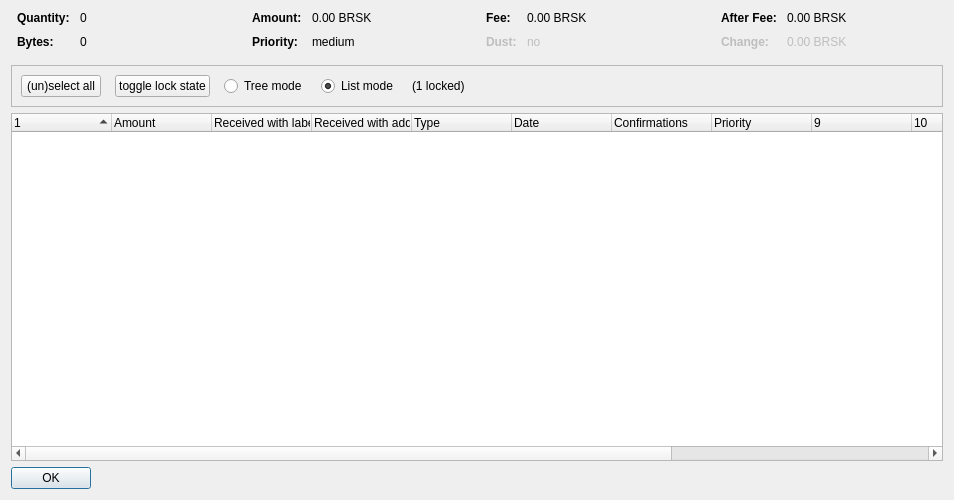
<?xml version="1.0" encoding="UTF-8"?>
<ui version="4.0">
 <class>CoinControlDialog</class>
 <widget class="QDialog" name="CoinControlDialog">
  <property name="geometry">
   <rect>
    <x>0</x>
    <y>0</y>
    <width>954</width>
    <height>500</height>
   </rect>
  </property>
  <property name="windowTitle">
   <string>Coin Selection</string>
  </property>
  <layout class="QVBoxLayout" name="verticalLayout">
   <item>
    <layout class="QHBoxLayout" name="horizontalLayoutTop" stretch="0,0,0,0">
     <property name="topMargin">
      <number>0</number>
     </property>
     <property name="bottomMargin">
      <number>10</number>
     </property>
     <item>
      <layout class="QFormLayout" name="formLayoutCoinControl1">
       <property name="horizontalSpacing">
        <number>10</number>
       </property>
       <property name="verticalSpacing">
        <number>10</number>
       </property>
       <property name="leftMargin">
        <number>6</number>
       </property>
       <property name="rightMargin">
        <number>6</number>
       </property>
       <item row="0" column="0">
        <widget class="QLabel" name="labelCoinControlQuantityText">
         <property name="font">
          <font>
           <weight>75</weight>
           <bold>true</bold>
          </font>
         </property>
         <property name="text">
          <string>Quantity:</string>
         </property>
        </widget>
       </item>
       <item row="0" column="1">
        <widget class="QLabel" name="labelCoinControlQuantity">
         <property name="cursor">
          <cursorShape>IBeamCursor</cursorShape>
         </property>
         <property name="contextMenuPolicy">
          <enum>Qt::ActionsContextMenu</enum>
         </property>
         <property name="text">
          <string notr="true">0</string>
         </property>
         <property name="textInteractionFlags">
          <set>Qt::LinksAccessibleByMouse|Qt::TextSelectableByKeyboard|Qt::TextSelectableByMouse</set>
         </property>
        </widget>
       </item>
       <item row="1" column="0">
        <widget class="QLabel" name="labelCoinControlBytesText">
         <property name="font">
          <font>
           <weight>75</weight>
           <bold>true</bold>
          </font>
         </property>
         <property name="text">
          <string>Bytes:</string>
         </property>
        </widget>
       </item>
       <item row="1" column="1">
        <widget class="QLabel" name="labelCoinControlBytes">
         <property name="cursor">
          <cursorShape>IBeamCursor</cursorShape>
         </property>
         <property name="contextMenuPolicy">
          <enum>Qt::ActionsContextMenu</enum>
         </property>
         <property name="text">
          <string notr="true">0</string>
         </property>
         <property name="textInteractionFlags">
          <set>Qt::LinksAccessibleByMouse|Qt::TextSelectableByKeyboard|Qt::TextSelectableByMouse</set>
         </property>
        </widget>
       </item>
      </layout>
     </item>
     <item>
      <layout class="QFormLayout" name="formLayoutCoinControl2">
       <property name="horizontalSpacing">
        <number>10</number>
       </property>
       <property name="verticalSpacing">
        <number>10</number>
       </property>
       <property name="leftMargin">
        <number>6</number>
       </property>
       <property name="rightMargin">
        <number>6</number>
       </property>
       <item row="0" column="0">
        <widget class="QLabel" name="labelCoinControlAmountText">
         <property name="font">
          <font>
           <weight>75</weight>
           <bold>true</bold>
          </font>
         </property>
         <property name="text">
          <string>Amount:</string>
         </property>
        </widget>
       </item>
       <item row="0" column="1">
        <widget class="QLabel" name="labelCoinControlAmount">
         <property name="cursor">
          <cursorShape>IBeamCursor</cursorShape>
         </property>
         <property name="contextMenuPolicy">
          <enum>Qt::ActionsContextMenu</enum>
         </property>
         <property name="text">
          <string notr="true">0.00 BRSK</string>
         </property>
         <property name="textInteractionFlags">
          <set>Qt::LinksAccessibleByMouse|Qt::TextSelectableByKeyboard|Qt::TextSelectableByMouse</set>
         </property>
        </widget>
       </item>
       <item row="1" column="0">
        <widget class="QLabel" name="labelCoinControlPriorityText">
         <property name="font">
          <font>
           <weight>75</weight>
           <bold>true</bold>
          </font>
         </property>
         <property name="text">
          <string>Priority:</string>
         </property>
        </widget>
       </item>
       <item row="1" column="1">
        <widget class="QLabel" name="labelCoinControlPriority">
         <property name="cursor">
          <cursorShape>IBeamCursor</cursorShape>
         </property>
         <property name="contextMenuPolicy">
          <enum>Qt::ActionsContextMenu</enum>
         </property>
         <property name="text">
          <string>medium</string>
         </property>
         <property name="textInteractionFlags">
          <set>Qt::LinksAccessibleByMouse|Qt::TextSelectableByKeyboard|Qt::TextSelectableByMouse</set>
         </property>
        </widget>
       </item>
      </layout>
     </item>
     <item>
      <layout class="QFormLayout" name="formLayoutCoinControl3">
       <property name="horizontalSpacing">
        <number>10</number>
       </property>
       <property name="verticalSpacing">
        <number>10</number>
       </property>
       <property name="leftMargin">
        <number>6</number>
       </property>
       <property name="rightMargin">
        <number>6</number>
       </property>
       <item row="0" column="0">
        <widget class="QLabel" name="labelCoinControlFeeText">
         <property name="font">
          <font>
           <weight>75</weight>
           <bold>true</bold>
          </font>
         </property>
         <property name="text">
          <string>Fee:</string>
         </property>
        </widget>
       </item>
       <item row="0" column="1">
        <widget class="QLabel" name="labelCoinControlFee">
         <property name="cursor">
          <cursorShape>IBeamCursor</cursorShape>
         </property>
         <property name="contextMenuPolicy">
          <enum>Qt::ActionsContextMenu</enum>
         </property>
         <property name="text">
          <string notr="true">0.00 BRSK</string>
         </property>
         <property name="textInteractionFlags">
          <set>Qt::LinksAccessibleByMouse|Qt::TextSelectableByKeyboard|Qt::TextSelectableByMouse</set>
         </property>
        </widget>
       </item>
       <item row="1" column="0">
        <widget class="QLabel" name="labelCoinControlLowOutputText">
         <property name="enabled">
          <bool>false</bool>
         </property>
         <property name="font">
          <font>
           <weight>75</weight>
           <bold>true</bold>
          </font>
         </property>
         <property name="text">
          <string>Dust:</string>
         </property>
        </widget>
       </item>
       <item row="1" column="1">
        <widget class="QLabel" name="labelCoinControlLowOutput">
         <property name="enabled">
          <bool>false</bool>
         </property>
         <property name="cursor">
          <cursorShape>IBeamCursor</cursorShape>
         </property>
         <property name="contextMenuPolicy">
          <enum>Qt::ActionsContextMenu</enum>
         </property>
         <property name="text">
          <string>no</string>
         </property>
         <property name="textInteractionFlags">
          <set>Qt::LinksAccessibleByMouse|Qt::TextSelectableByKeyboard|Qt::TextSelectableByMouse</set>
         </property>
        </widget>
       </item>
      </layout>
     </item>
     <item>
      <layout class="QFormLayout" name="formLayoutCoinControl4">
       <property name="horizontalSpacing">
        <number>10</number>
       </property>
       <property name="verticalSpacing">
        <number>10</number>
       </property>
       <property name="leftMargin">
        <number>6</number>
       </property>
       <property name="rightMargin">
        <number>6</number>
       </property>
       <item row="0" column="0">
        <widget class="QLabel" name="labelCoinControlAfterFeeText">
         <property name="font">
          <font>
           <weight>75</weight>
           <bold>true</bold>
          </font>
         </property>
         <property name="text">
          <string>After Fee:</string>
         </property>
        </widget>
       </item>
       <item row="0" column="1">
        <widget class="QLabel" name="labelCoinControlAfterFee">
         <property name="cursor">
          <cursorShape>IBeamCursor</cursorShape>
         </property>
         <property name="contextMenuPolicy">
          <enum>Qt::ActionsContextMenu</enum>
         </property>
         <property name="text">
          <string notr="true">0.00 BRSK</string>
         </property>
         <property name="textInteractionFlags">
          <set>Qt::LinksAccessibleByMouse|Qt::TextSelectableByKeyboard|Qt::TextSelectableByMouse</set>
         </property>
        </widget>
       </item>
       <item row="1" column="0">
        <widget class="QLabel" name="labelCoinControlChangeText">
         <property name="enabled">
          <bool>false</bool>
         </property>
         <property name="font">
          <font>
           <weight>75</weight>
           <bold>true</bold>
          </font>
         </property>
         <property name="text">
          <string>Change:</string>
         </property>
        </widget>
       </item>
       <item row="1" column="1">
        <widget class="QLabel" name="labelCoinControlChange">
         <property name="enabled">
          <bool>false</bool>
         </property>
         <property name="cursor">
          <cursorShape>IBeamCursor</cursorShape>
         </property>
         <property name="contextMenuPolicy">
          <enum>Qt::ActionsContextMenu</enum>
         </property>
         <property name="text">
          <string notr="true">0.00 BRSK</string>
         </property>
         <property name="textInteractionFlags">
          <set>Qt::LinksAccessibleByMouse|Qt::TextSelectableByKeyboard|Qt::TextSelectableByMouse</set>
         </property>
        </widget>
       </item>
      </layout>
     </item>
    </layout>
   </item>
   <item>
    <widget class="QFrame" name="frame">
     <property name="minimumSize">
      <size>
       <width>0</width>
       <height>40</height>
      </size>
     </property>
     <property name="frameShape">
      <enum>QFrame::StyledPanel</enum>
     </property>
     <property name="frameShadow">
      <enum>QFrame::Sunken</enum>
     </property>
     <layout class="QHBoxLayout" name="horizontalLayout">
      <item>
       <layout class="QHBoxLayout" name="horizontalLayoutPanel" stretch="0,0,0,0,0,0">
        <property name="spacing">
         <number>14</number>
        </property>
        <item>
         <widget class="QPushButton" name="pushButtonSelectAll">
          <property name="sizePolicy">
           <sizepolicy hsizetype="Maximum" vsizetype="Fixed">
            <horstretch>0</horstretch>
            <verstretch>0</verstretch>
           </sizepolicy>
          </property>
          <property name="text">
           <string>(un)select all</string>
          </property>
          <property name="autoDefault">
           <bool>false</bool>
          </property>
         </widget>
        </item>
        <item>
         <widget class="QPushButton" name="pushButtonToggleLock">
          <property name="sizePolicy">
           <sizepolicy hsizetype="Maximum" vsizetype="Fixed">
            <horstretch>0</horstretch>
            <verstretch>0</verstretch>
           </sizepolicy>
          </property>
          <property name="text">
           <string>toggle lock state</string>
          </property>
          <property name="autoDefault">
           <bool>false</bool>
          </property>
         </widget>
        </item>
        <item>
         <widget class="QRadioButton" name="radioTreeMode">
          <property name="sizePolicy">
           <sizepolicy hsizetype="Maximum" vsizetype="Fixed">
            <horstretch>0</horstretch>
            <verstretch>0</verstretch>
           </sizepolicy>
          </property>
          <property name="text">
           <string>Tree mode</string>
          </property>
         </widget>
        </item>
        <item>
         <widget class="QRadioButton" name="radioListMode">
          <property name="sizePolicy">
           <sizepolicy hsizetype="Maximum" vsizetype="Fixed">
            <horstretch>0</horstretch>
            <verstretch>0</verstretch>
           </sizepolicy>
          </property>
          <property name="text">
           <string>List mode</string>
          </property>
          <property name="checked">
           <bool>true</bool>
          </property>
         </widget>
        </item>
        <item>
         <widget class="QLabel" name="labelLocked">
          <property name="text">
           <string>(1 locked)</string>
          </property>
         </widget>
        </item>
        <item>
         <spacer name="horizontalSpacer">
          <property name="orientation">
           <enum>Qt::Horizontal</enum>
          </property>
          <property name="sizeHint" stdset="0">
           <size>
            <width>40</width>
            <height>20</height>
           </size>
          </property>
         </spacer>
        </item>
       </layout>
      </item>
     </layout>
    </widget>
   </item>
   <item>
    <widget class="CoinControlTreeWidget" name="treeWidget">
     <property name="contextMenuPolicy">
      <enum>Qt::CustomContextMenu</enum>
     </property>
     <property name="sortingEnabled">
      <bool>false</bool>
     </property>
     <property name="columnCount">
      <number>13</number>
     </property>
     <attribute name="headerShowSortIndicator" stdset="0">
      <bool>true</bool>
     </attribute>
     <attribute name="headerStretchLastSection">
      <bool>false</bool>
     </attribute>
     <column>
      <property name="text">
       <string/>
      </property>
     </column>
     <column>
      <property name="text">
       <string>Amount</string>
      </property>
     </column>
     <column>
      <property name="text">
       <string>Received with label</string>
      </property>
     </column>
     <column>
      <property name="text">
       <string>Received with address</string>
      </property>
     </column>
     <column>
      <property name="text">
	<string>Type</string>
      </property>
     </column>
     <column>
      <property name="text">	 
       <string>Date</string>
      </property>
     </column>
     <column>
      <property name="text">
       <string>Confirmations</string>
      </property>
      <property name="toolTip">
       <string>Confirmed</string>
      </property>
     </column>
     <column>
      <property name="text">
       <string>Priority</string>
      </property>
     </column>
     <column>
      <property name="text">
       <string/>
      </property>
     </column>
     <column>
      <property name="text">
       <string/>
      </property>
     </column>
     <column>
      <property name="text">
       <string/>
      </property>
     </column>
     <column>
      <property name="text">
       <string/>
      </property>
     </column>
     <column>
      <property name="text">
       <string/>
      </property>
     </column>
    </widget>
   </item>
   <item>
    <widget class="QDialogButtonBox" name="buttonBox">
     <property name="sizePolicy">
      <sizepolicy hsizetype="Maximum" vsizetype="Fixed">
       <horstretch>0</horstretch>
       <verstretch>0</verstretch>
      </sizepolicy>
     </property>
     <property name="orientation">
      <enum>Qt::Horizontal</enum>
     </property>
     <property name="standardButtons">
      <set>QDialogButtonBox::Ok</set>
     </property>
    </widget>
   </item>
  </layout>
 </widget>
 <customwidgets>
  <customwidget>
   <class>CoinControlTreeWidget</class>
   <extends>QTreeWidget</extends>
   <header>coincontroltreewidget.h</header>
  </customwidget>
 </customwidgets>
 <resources/>
 <connections/>
</ui>
